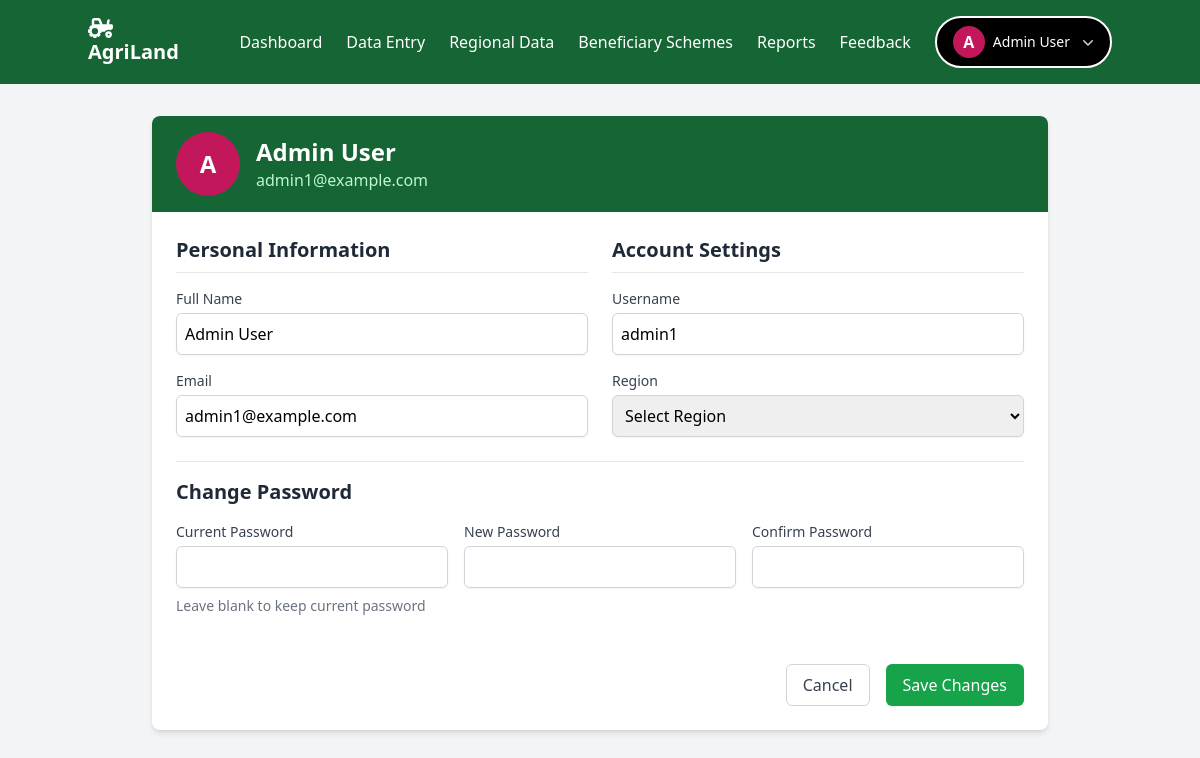
The app's page /profile.php (signed in) with its own data.
### tables this page shows
CREATE TABLE users (
    id INT AUTO_INCREMENT PRIMARY KEY,
    username VARCHAR(50) NOT NULL UNIQUE,
    password VARCHAR(255) NOT NULL,
    email VARCHAR(100) NOT NULL UNIQUE,
    full_name VARCHAR(100) NOT NULL,
    role ENUM('admin', 'user') DEFAULT 'user',
    isAdmin TINYINT(1) NOT NULL DEFAULT 0,
    region VARCHAR(50),
    created_at TIMESTAMP DEFAULT CURRENT_TIMESTAMP
);

### profile.php (the view, shortened to what this page needs)
<?php
require_once 'includes/config.php';
$user_id = $_SESSION['user_id'];
$query = "SELECT * FROM users WHERE id = ?";
$stmt = mysqli_prepare($conn, $query);
mysqli_stmt_bind_param($stmt, 'i', $user_id);
mysqli_stmt_execute($stmt);
$result = mysqli_stmt_get_result($stmt);
$user = mysqli_fetch_assoc($result);
?>
<!DOCTYPE html>
<html lang="en">
<head>
    <script src="https://cdn.tailwindcss.com"></script>
</head>
<body class="bg-gray-100">
    <?php include 'header.php'; ?>
    <main class="container mx-auto py-8 px-4">
        <div class="max-w-4xl mx-auto">
            <div class="bg-white rounded-lg shadow-md overflow-hidden">
                <div class="bg-green-800 text-white px-6 py-4">
                    <div class="flex items-center space-x-4">
                        <div class="flex items-center justify-center w-16 h-16 rounded-full bg-[#c2185b] text-white text-2xl font-bold">
                            <?php echo strtoupper(substr($user['full_name'], 0, 1)); ?>
                        </div>
                        <div>
                            <h1 class="text-2xl font-bold"><?php echo htmlspecialchars($user['full_name']); ?></h1>
                            <p class="text-green-200"><?php echo htmlspecialchars($user['email']); ?></p>
                        </div>
                    </div>
                </div>
                <div class="p-6">
                    <form method="POST" action="profile.php" class="space-y-6">
                        <div class="grid grid-cols-1 md:grid-cols-2 gap-6">
                            <div class="space-y-4">
                                <h2 class="text-xl font-semibold text-gray-800 border-b pb-2">Personal Information</h2>
                                <div>
                                    <label for="full_name" class="block text-sm font-medium text-gray-700">Full Name</label>
                                    <input type="text" id="full_name" name="full_name" value="<?php echo htmlspecialchars($user['full_name']); ?>"
                                        class="mt-1 block w-full rounded-md border-gray-300 shadow-sm focus:border-green-500 focus:ring focus:ring-green-200 p-2 border">
                                </div>
                                <div>
                                    <label for="email" class="block text-sm font-medium text-gray-700">Email</label>
                                    <input type="email" id="email" name="email" value="<?php echo htmlspecialchars($user['email']); ?>"
                                        class="mt-1 block w-full rounded-md border-gray-300 shadow-sm focus:border-green-500 focus:ring focus:ring-green-200 p-2 border">
                                </div>
                            </div>
                            <div class="space-y-4">
                                <h2 class="text-xl font-semibold text-gray-800 border-b pb-2">Account Settings</h2>
                                <div>
                                    <label for="username" class="block text-sm font-medium text-gray-700">Username</label>
                                    <input type="text" id="username" name="username" value="<?php echo htmlspecialchars($user['username']); ?>"
                                        class="mt-1 block w-full rounded-md border-gray-300 shadow-sm focus:border-green-500 focus:ring focus:ring-green-200 p-2 border">
                                </div>
                                <div>
                                    <label for="region" class="block text-sm font-medium text-gray-700">Region</label>
                                    <select id="region" name="region" class="mt-1 block w-full rounded-md border-gray-300 shadow-sm focus:border-green-500 focus:ring focus:ring-green-200 p-2 border">
                                        <option value="">Select Region</option>
                                    </select>
                                </div>
                            </div>
                        </div>
                        <div class="pt-4 border-t">
                            <h2 class="text-xl font-semibold text-gray-800 mb-4">Change Password</h2>
                            <div class="grid grid-cols-1 md:grid-cols-3 gap-4">
                                <div>
                                    <label for="current_password" class="block text-sm font-medium text-gray-700">Current Password</label>
                                    <input type="password" id="current_password" name="current_password"
                                        class="mt-1 block w-full rounded-md border-gray-300 shadow-sm focus:border-green-500 focus:ring focus:ring-green-200 p-2 border">
                                </div>
                                <div>
                                    <label for="new_password" class="block text-sm font-medium text-gray-700">New Password</label>
                                    <input type="password" id="new_password" name="new_password"
                                        class="mt-1 block w-full rounded-md border-gray-300 shadow-sm focus:border-green-500 focus:ring focus:ring-green-200 p-2 border">
                                </div>
                                <div>
                                    <label for="confirm_password" class="block text-sm font-medium text-gray-700">Confirm Password</label>
                                    <input type="password" id="confirm_password" name="confirm_password"
                                        class="mt-1 block w-full rounded-md border-gray-300 shadow-sm focus:border-green-500 focus:ring focus:ring-green-200 p-2 border">
                                </div>
                            </div>
                            <p class="mt-2 text-sm text-gray-500">Leave blank to keep current password</p>
                        </div>
                        <div class="flex justify-end space-x-4 pt-6">
                            <a href="dashboard.php" class="px-4 py-2 border border-gray-300 rounded-md text-gray-700 hover:bg-gray-50 focus:outline-none focus:ring-2 focus:ring-offset-2 focus:ring-green-500">
                                Cancel
                            </a>
                            <button type="submit" class="px-4 py-2 border border-transparent rounded-md shadow-sm text-white bg-green-600 hover:bg-green-700 focus:outline-none focus:ring-2 focus:ring-offset-2 focus:ring-green-500">
                                Save Changes
                            </button>
                        </div>
                    </form>
                </div>
            </div>
        </div>
    </main>
</body>
</html>

### records on screen
users: full_name "A", full_name "Admin User", email "admin1@example.com", username "admin1"

### other values on screen
$initial "A"
$username "Admin User"
